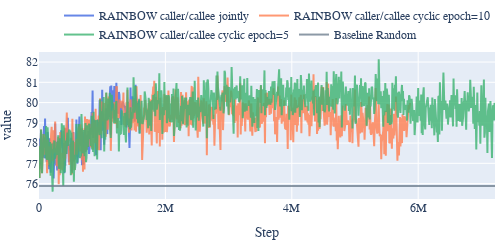
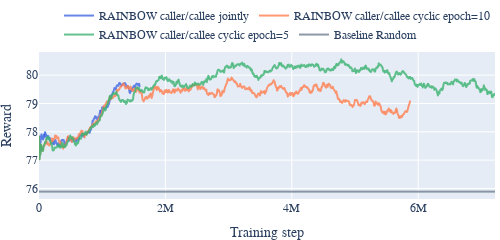

The code cell stored with these charts, in order, in its notebook:
### Code cell
df_rainbow = pd.read_csv('./milestone_rainbow.csv')
df_rainbow['Baseline Random'] = 75.887
ys_rainbow = ['RAINBOW caller/callee jointly',  'RAINBOW caller/callee cyclic epoch=10',  'RAINBOW caller/callee cyclic epoch=5', 'Baseline Random']
prepare_graphs(df_rainbow, 'rainbow', ys_rainbow)

### Figure 1 — Plotly figure (JSON) as saved in the notebook; plotly's stock layout.template omitted (floating-point values rounded to 4 significant figures; data arrays with more than 128 entries replaced by an {"elided": "..."} marker saying what was removed)
{"data": [{"hovertemplate": "variable=RAINBOW caller/callee jointly<br>Step=%{x}<br>value=%{y}<extra></extra>", "legendgroup": "RAINBOW caller/callee jointly", "line": {"color": "royalblue", "dash": "solid"}, "marker": {"symbol": "circle"}, "mode": "lines", "name": "RAINBOW caller/callee jointly", "opacity": 0.8, "orientation": "v", "showlegend": true, "type": "scatter", "x": {"elided": "903 int values"}, "xaxis": "x", "y": {"elided": "903 float values"}, "yaxis": "y"}, {"hovertemplate": "variable=RAINBOW caller/callee cyclic epoch=10<br>Step=%{x}<br>value=%{y}<extra></extra>", "legendgroup": "RAINBOW caller/callee cyclic epoch=10", "line": {"color": "coral", "dash": "solid"}, "marker": {"symbol": "circle"}, "mode": "lines", "name": "RAINBOW caller/callee cyclic epoch=10", "opacity": 0.8, "orientation": "v", "showlegend": true, "type": "scatter", "x": {"elided": "903 int values"}, "xaxis": "x", "y": {"elided": "903 float values"}, "yaxis": "y"}, {"hovertemplate": "variable=RAINBOW caller/callee cyclic epoch=5<br>Step=%{x}<br>value=%{y}<extra></extra>", "legendgroup": "RAINBOW caller/callee cyclic epoch=5", "line": {"color": "mediumseagreen", "dash": "solid"}, "marker": {"symbol": "circle"}, "mode": "lines", "name": "RAINBOW caller/callee cyclic epoch=5", "opacity": 0.8, "orientation": "v", "showlegend": true, "type": "scatter", "x": {"elided": "903 int values"}, "xaxis": "x", "y": {"elided": "903 float values"}, "yaxis": "y"}, {"hovertemplate": "variable=Baseline Random<br>Step=%{x}<br>value=%{y}<extra></extra>", "legendgroup": "Baseline Random", "line": {"color": "slategray", "dash": "solid"}, "marker": {"symbol": "circle"}, "mode": "lines", "name": "Baseline Random", "opacity": 0.8, "orientation": "v", "showlegend": true, "type": "scatter", "x": {"elided": "903 int values"}, "xaxis": "x", "y": {"elided": "903 float values"}, "yaxis": "y"}], "layout": {"font": {"family": "Serif", "size": 12}, "height": 200, "legend": {"orientation": "h", "title": {"text": ""}, "tracegroupgap": 0, "x": 1, "xanchor": "right", "y": 1.02, "yanchor": "bottom"}, "margin": {"b": 1, "l": 5, "r": 5, "t": 1}, "showlegend": true, "title": {"text": ""}, "width": 500, "xaxis": {"anchor": "y", "domain": [0, 1], "title": {"text": "Step"}}, "yaxis": {"anchor": "x", "domain": [0, 1], "nticks": 10, "title": {"text": "value"}}}}

### Figure 2 — Plotly figure (JSON) as saved in the notebook; plotly's stock layout.template omitted (floating-point values rounded to 4 significant figures; data arrays with more than 128 entries replaced by an {"elided": "..."} marker saying what was removed)
{"data": [{"hovertemplate": "<b>Exponentially Weighted mean trendline</b><br><br>variable=RAINBOW caller/callee jointly<br>Step=%{x}<br>value=%{y} <b>(trend)</b><extra></extra>", "legendgroup": "RAINBOW caller/callee jointly", "marker": {"color": "royalblue", "symbol": "circle"}, "mode": "lines", "name": "RAINBOW caller/callee jointly", "opacity": 0.8, "showlegend": true, "type": "scattergl", "x": {"elided": "200 int values"}, "xaxis": "x", "y": {"elided": "200 float values"}, "yaxis": "y"}, {"hovertemplate": "<b>Exponentially Weighted mean trendline</b><br><br>variable=RAINBOW caller/callee cyclic epoch=10<br>Step=%{x}<br>value=%{y} <b>(trend)</b><extra></extra>", "legendgroup": "RAINBOW caller/callee cyclic epoch=10", "marker": {"color": "coral", "symbol": "circle"}, "mode": "lines", "name": "RAINBOW caller/callee cyclic epoch=10", "opacity": 0.8, "showlegend": true, "type": "scattergl", "x": {"elided": "735 int values"}, "xaxis": "x", "y": {"elided": "735 float values"}, "yaxis": "y"}, {"hovertemplate": "<b>Exponentially Weighted mean trendline</b><br><br>variable=RAINBOW caller/callee cyclic epoch=5<br>Step=%{x}<br>value=%{y} <b>(trend)</b><extra></extra>", "legendgroup": "RAINBOW caller/callee cyclic epoch=5", "marker": {"color": "mediumseagreen", "symbol": "circle"}, "mode": "lines", "name": "RAINBOW caller/callee cyclic epoch=5", "opacity": 0.8, "showlegend": true, "type": "scattergl", "x": {"elided": "903 int values"}, "xaxis": "x", "y": {"elided": "903 float values"}, "yaxis": "y"}, {"hovertemplate": "<b>Exponentially Weighted mean trendline</b><br><br>variable=Baseline Random<br>Step=%{x}<br>value=%{y} <b>(trend)</b><extra></extra>", "legendgroup": "Baseline Random", "marker": {"color": "slategray", "symbol": "circle"}, "mode": "lines", "name": "Baseline Random", "opacity": 0.8, "showlegend": true, "type": "scattergl", "x": {"elided": "903 int values"}, "xaxis": "x", "y": {"elided": "903 float values"}, "yaxis": "y"}], "layout": {"font": {"family": "Serif", "size": 12}, "height": 200, "legend": {"orientation": "h", "title": {"text": ""}, "tracegroupgap": 0, "x": 1, "xanchor": "right", "y": 1.02, "yanchor": "bottom"}, "margin": {"b": 1, "l": 5, "r": 5, "t": 1}, "showlegend": true, "title": {"text": ""}, "width": 500, "xaxis": {"anchor": "y", "domain": [0, 1], "title": {"text": "Training step"}}, "yaxis": {"anchor": "x", "domain": [0, 1], "nticks": 10, "title": {"text": "Reward"}}}}
